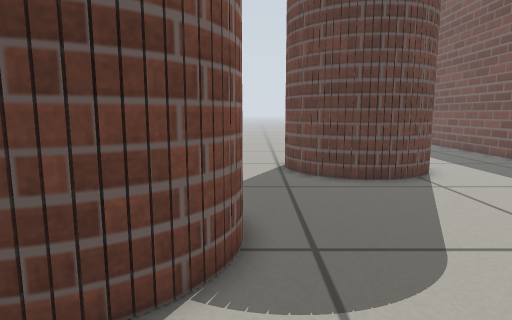
[1] (above)

23 first-person views from a walk through a world built for the Gazebo simulator. The camera is 0.47 m above the floor, tilts 8° down and sees 75° across. Floor lines are 1 m apart. The floor is counted in squares, 0.2 m on a side. Each view is taken from the middle of a square. On the plan, view 1 faces up. The plan holds only what a view shows up to about 19 squares ahead; the rest is blank. The place goes on beyond the plan.

[2]
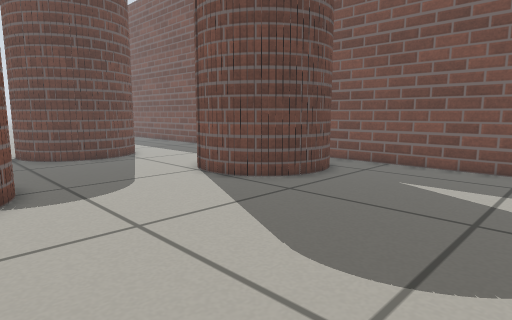

[3]
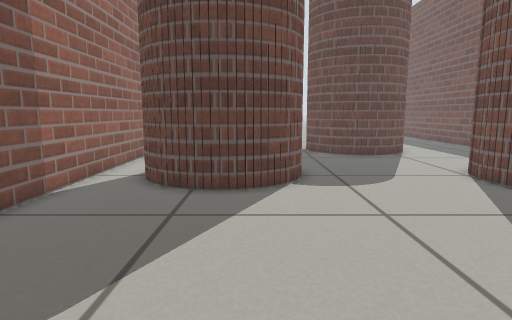

[4]
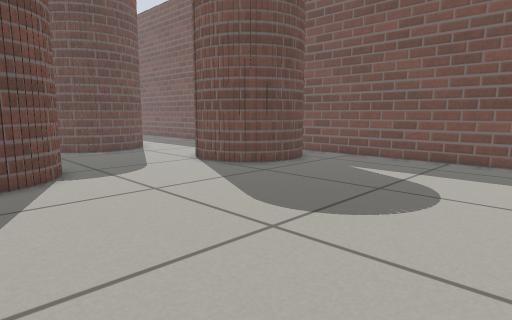

[5]
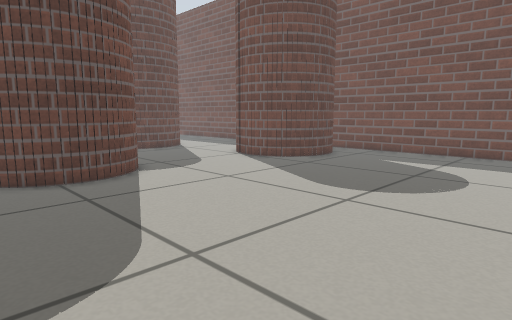

[6]
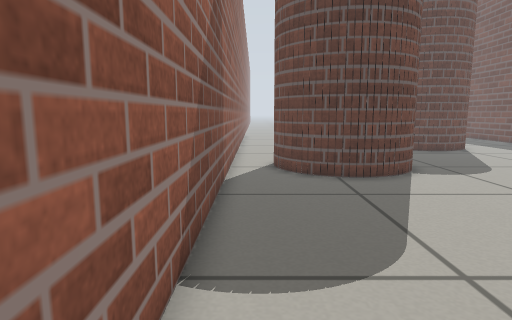

[7]
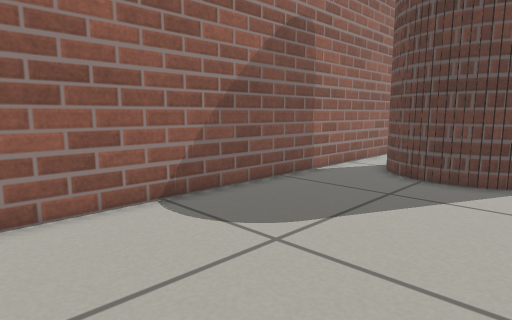

[8]
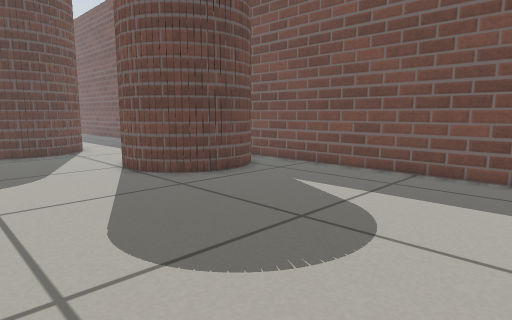

[9]
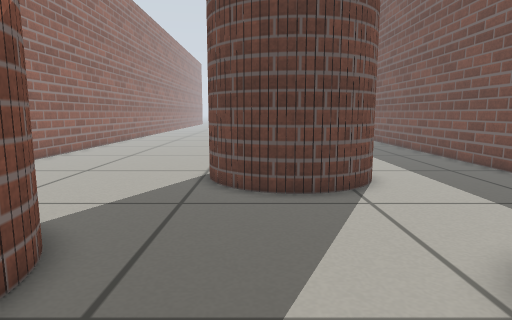

[10]
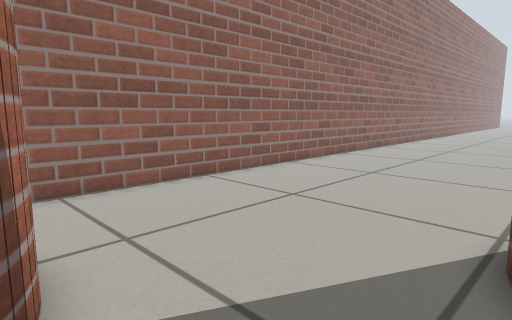

[11]
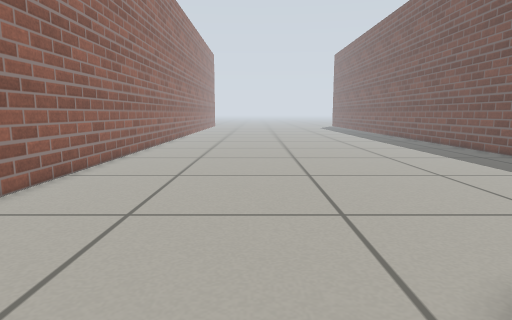

[12]
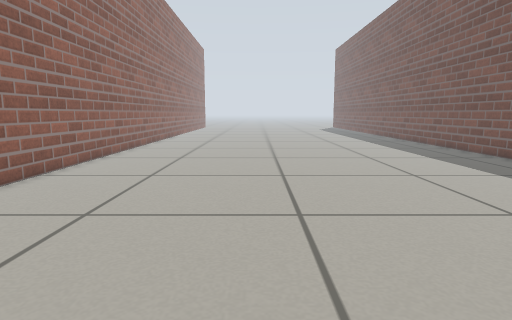

[13]
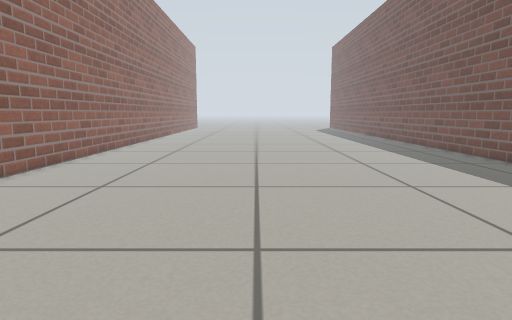

[14]
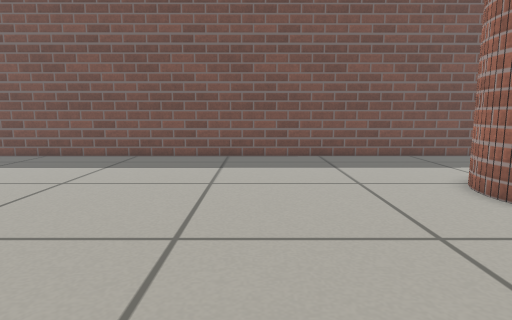

[15]
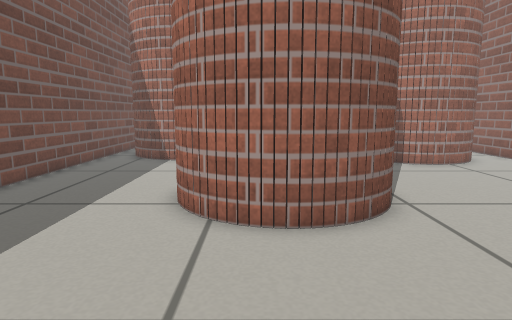

[16]
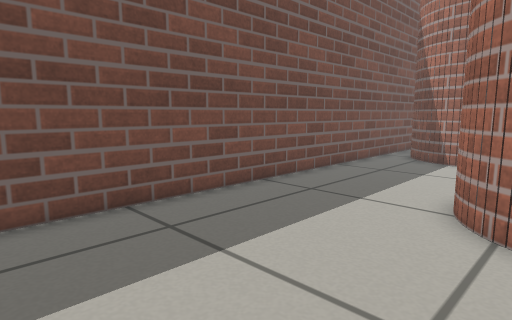

[17]
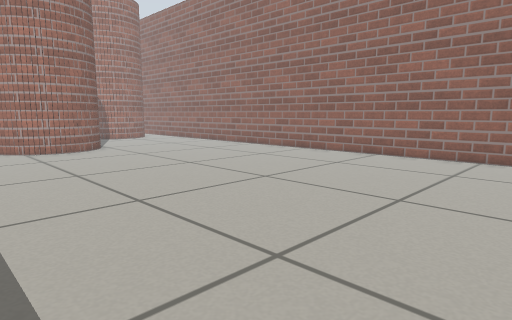

[18]
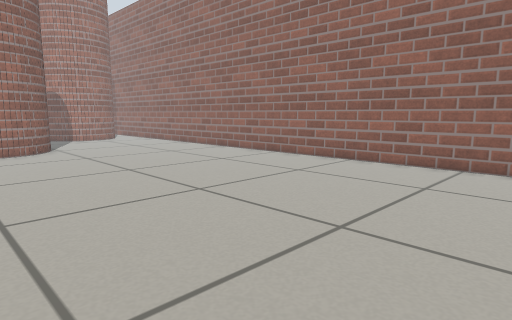

[19]
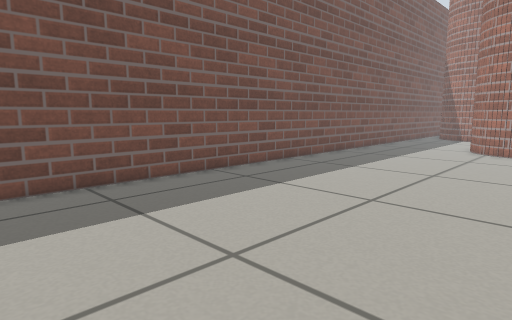

[20]
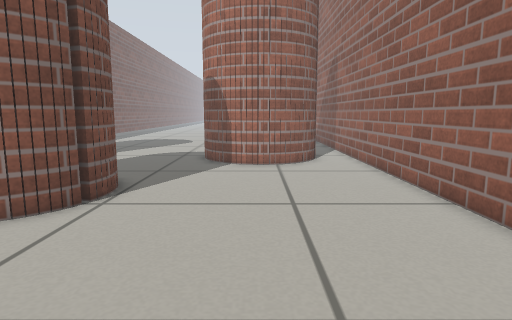

[21]
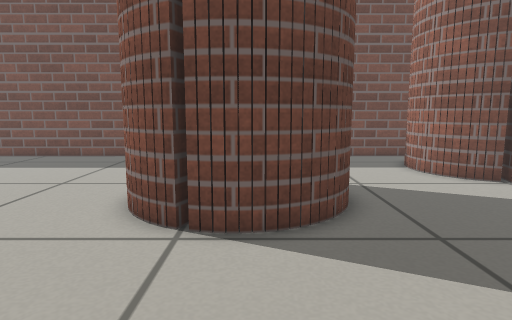

[22]
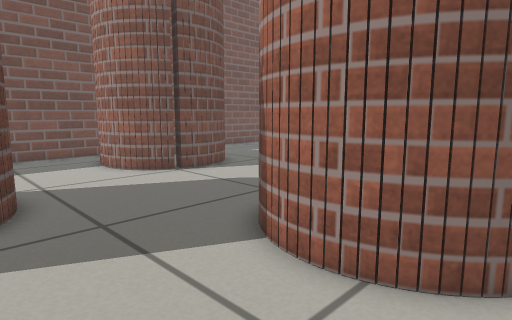

[23]
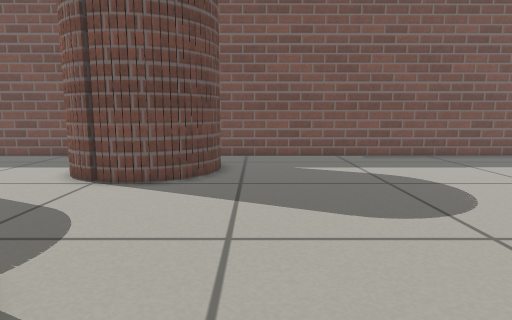

### Floor plan
Key: @ floor where view 1 was taken; # wall or solid block; . floor.
Columns run from 8 left of view 1 to 13 right of it. Each row starts with its distance up from view 1.
 39 #....................#
 38 #....................#
 37 #....................#
 36 #....................#
 35 #....................#
 34 #....................#
 33 #....................#
 32 #....................#
 31 #....................#
 30 #....................#
 29 #....................#
 28 #....................#
 27 #....................#
 26 #....................#
 25 #....................#
 24 #....................#
 23 #....................#
 22 #....................#
 21 #....................#
 20 #....................#
 19 #....................#
 18 #....................#
 17 #..........####......#
 16 #.........##  ##.....#
 15 #.........#    #.....#
 14 #.........#    #.....#
 13 #.........##  ##.....#
 12 #..........####......#
 11 #....................#
 10 #....................#
  9 #...##...............#
  8 #..#####.............#
  7 #.##   #.......####..#
  6 #.#    #.......#  ##.#
  5 #.##   #......##   ###
  4 #..## ##......##     #
  3 #...###........#   #.#
  2 #..............#####.#
  1 #....................#
  0 #.......@............#
 -1 #....................#
 -2 #....................#
 -3 #....................#
 -4 #....................#
 -5 #....................#
 -6 #....................#
 -7 #....................#
 -8 #....................#
 -9  .  .   .    ........#

Positions as (right, up) in squares from view 1, and headings:
1: (0, 0), facing up
2: (-2, -6), facing up-right
3: (-2, -7), facing up
4: (-4, -9), facing up-right
5: (-7, -9), facing up-right
6: (-7, -9), facing up
7: (0, -9), facing up-left
8: (0, -9), facing up-right
9: (3, 2), facing up
10: (2, 8), facing up-left
11: (-1, 13), facing up
12: (0, 18), facing up
13: (1, 20), facing up
14: (-5, 24), facing right
15: (5, 24), facing down
16: (5, 24), facing down-right
17: (10, 39), facing down-left
18: (7, 39), facing down-left
19: (2, 39), facing down-right
20: (-3, 24), facing down
21: (-5, 14), facing right
22: (-6, 13), facing down-right
23: (-5, 0), facing right
